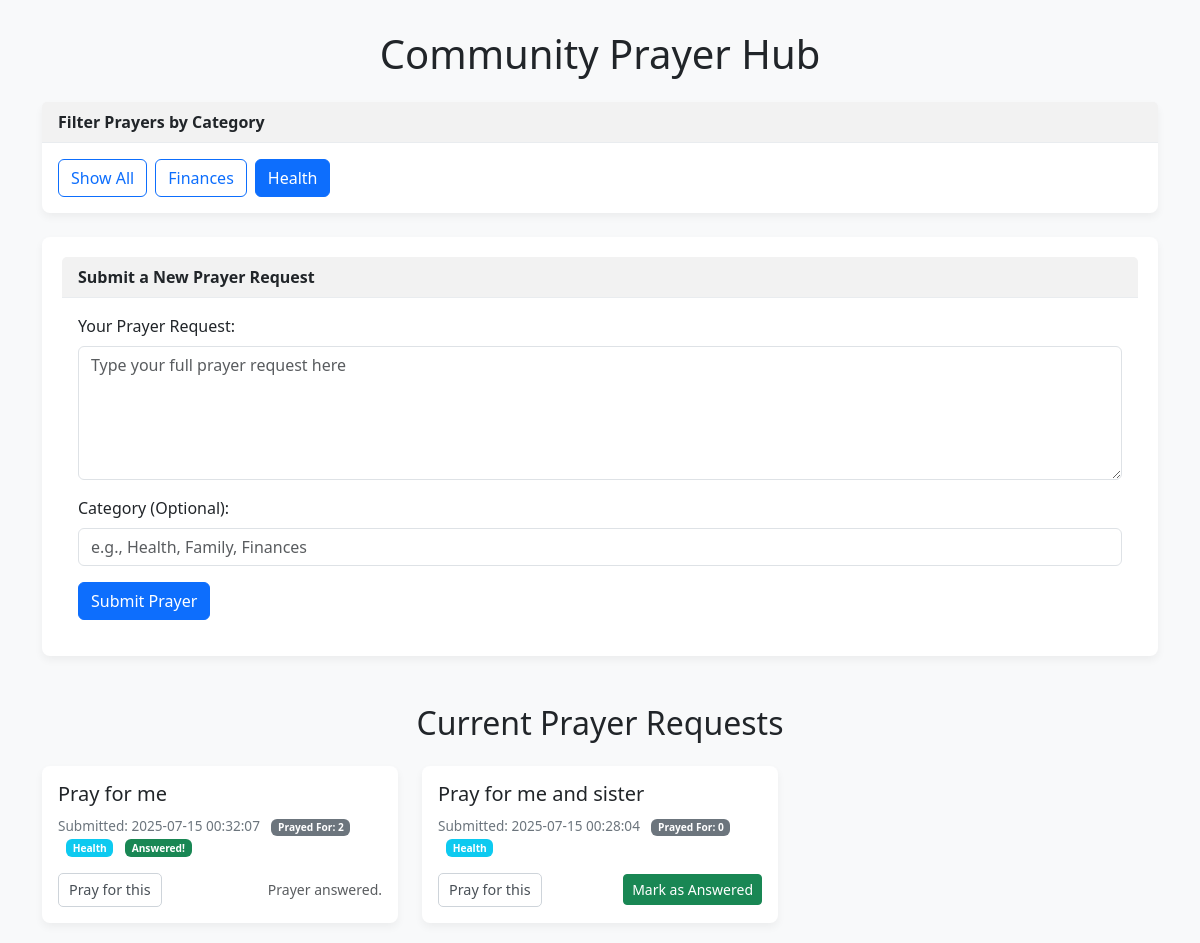
/?category=Health, run on the app's committed database.
### tables this page shows
CREATE TABLE requests (
            id INTEGER PRIMARY KEY AUTOINCREMENT,
            request_text TEXT NOT NULL,
            timestamp DATETIME DEFAULT CURRENT_TIMESTAMP,
            prayed_for_count INTEGER DEFAULT 0,
            category TEXT,
            is_answered INTEGER DEFAULT 0 -- NEW COLUMN ADDED HERE (0=False, 1=True)
        );

### app.py (the view)
@app.route('/')
def home():
    selected_category = request.args.get('category')
    conn = get_db_connection()
    if selected_category:
        db_requests = conn.execute(
            'SELECT id, request_text, timestamp, prayed_for_count, category, is_answered FROM requests WHERE category = ? ORDER BY timestamp DESC',
            (selected_category,)
        ).fetchall()
    else:
        db_requests = conn.execute(
            'SELECT id, request_text, timestamp, prayed_for_count, category, is_answered FROM requests ORDER BY timestamp DESC'
        ).fetchall()
    unique_categories = conn.execute('SELECT DISTINCT category FROM requests WHERE category IS NOT NULL AND category != "" ORDER BY category').fetchall()
    conn.close()
    return render_template('home.html',
                           requests=db_requests,
                           selected_category=selected_category,
                           unique_categories=unique_categories)

### app.py (called while the page is built)
def get_db_connection():
    conn = sqlite3.connect(DATABASE)
    conn.row_factory = sqlite3.Row # This makes rows behave like dictionaries, allowing access by column name
    return conn

### templates/home.html (shortened to what this page needs)
<!DOCTYPE html>
<html lang="en">
<head>
    <link href="https://cdn.jsdelivr.net/npm/bootstrap@5.3.3/dist/css/bootstrap.min.css" rel="stylesheet">
</head>
<body>
    <div class="container">
        <h1 class="my-4 text-center">Community Prayer Hub</h1>
        <div class="card mb-4">
            <div class="card-header">Filter Prayers by Category</div>
            <div class="card-body">
                <div class="d-flex flex-wrap gap-2">
                    <a href="{{ url_for('home') }}" class="btn {% if not selected_category %}btn-primary{% else %}btn-outline-primary{% endif %}">Show All</a>
                    {% for category_row in unique_categories %}
                        {% set category_name = category_row.category %}
                        <a href="{{ url_for('home', category=category_name) }}"
                           class="btn {% if selected_category == category_name %}btn-primary{% else %}btn-outline-primary{% endif %}">
                           {{ category_name }}
                        </a>
                    {% endfor %}
                </div>
            </div>
        </div>
        <div class="card form-card mb-5">
            <div class="card-header">
                Submit a New Prayer Request
            </div>
            <div class="card-body">
                <form action="/submit_request" method="POST">
                    <div class="mb-3">
                        <label for="request_text" class="form-label">Your Prayer Request:</label>
                        <textarea class="form-control" id="request_text" name="request_text" rows="5" required placeholder="Type your full prayer request here"></textarea>
                    </div>
                    <div class="mb-3">
                        <label for="category" class="form-label">Category (Optional):</label>
                        <input type="text" class="form-control" id="category" name="category" placeholder="e.g., Health, Family, Finances">
                    </div>
                    <button type="submit" class="btn btn-primary">Submit Prayer</button>
                </form>
            </div>
        </div>
        <h2 class="mb-4 text-center">Current Prayer Requests</h2>
        <div class="row">
            {% if requests %}
                {% for request in requests %}
                    <div class="col-md-6 col-lg-4">
                        <div class="card prayer-item-card">
                            <div class="card-body">
                                <h5 class="card-title">{{ request.request_text }}</h5>
                                <div class="prayer-meta">
                                    Submitted: {{ request.timestamp }}
                                    <span class="badge bg-secondary ms-2">Prayed For: {{ request.prayed_for_count }}</span>
                                    {% if request.category %}
                                        <span class="badge bg-info ms-2">{{ request.category }}</span>
                                    {% endif %}
                                    {% if request.is_answered %}
                                        <span class="badge bg-success ms-2">Answered!</span>
                                    {% endif %}
                                </div>
                                <div class="d-flex justify-content-between align-items-center mt-3">
                                    <form action="{{ url_for('increment_pray_count', request_id=request.id) }}" method="POST" class="me-2">
                                        <button type="submit" class="btn btn-light-outline">Pray for this</button>
                                    </form>
                                    {% if not request.is_answered %}
                                        <form action="{{ url_for('mark_as_answered', request_id=request.id) }}" method="POST">
                                            <button type="submit" class="btn btn-success btn-sm">Mark as Answered</button>
                                        </form>
                                    {% else %}
                                        <small class="text-muted">Prayer answered.</small>
                                    {% endif %}
                                </div>
                            </div>
                        </div>
                    </div>
                {% endfor %}
            {% else %}
                <p class="text-center">No prayer requests submitted yet. Be the first!</p>
            {% endif %}
        </div>
    </div>
</body>
</html>

### templates/home.html (style rules this page uses)
body { background-color: #f8f9fa; }
.container { margin-top: 30px; }
.card { margin-bottom: 20px; border: none; border-radius: 8px; box-shadow: 0 4px 8px rgba(0,0,0,.05); }
.card-header { background-color: #f2f2f2; border-bottom: 1px solid #e9ecef; font-weight: bold; }
.form-card { background-color: #ffffff; padding: 20px; }
.prayer-item-card .card-body { position: relative; }
.prayer-meta { font-size: 0.85em; color: #6c757d; margin-top: 10px; }
.prayer-meta .badge { margin-left: 5px; }
.btn-light-outline { border: 1px solid #ced4da; color: #495057; background-color: #fff; padding: 5px 10px; border-radius: 5px; font-size: 0.9em; }
.prayer-item-card .card-title { margin-bottom: 0.5rem; }

### data on the page
requests: request_text "Pray for me", timestamp "2025-07-15 00:32:07", prayed_for_count "2", category "Health", is_answered "Answered!"
requests: request_text "Pray for me and sister", timestamp "2025-07-15 00:28:04", prayed_for_count "0", category "Health"

### other printed values
{{ category_name }} "Finances" "Health"
